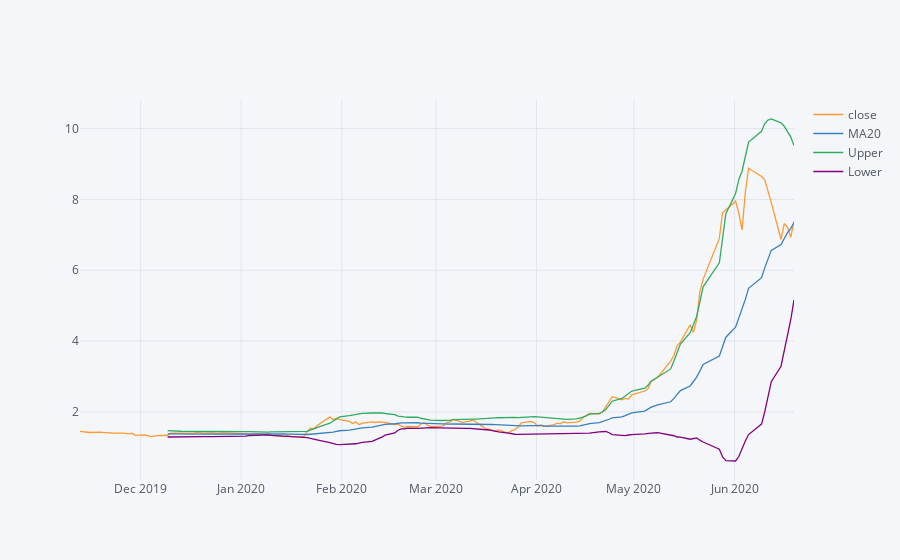

Notebook source saved alongside this figure:
### Code cell
stockprices[['close','MA20','Upper','Lower']].iplot()

### Figure 1 — Plotly figure (JSON) as saved in the notebook; plotly's stock layout.template omitted (floating-point values rounded to 4 significant figures; data arrays with more than 128 entries replaced by an {"elided": "..."} marker saying what was removed)
{"data": [{"line": {"color": "rgba(255, 153, 51, 1.0)", "dash": "solid", "shape": "linear", "width": 1.3}, "mode": "lines", "name": "close", "text": "", "type": "scatter", "x": {"elided": "150 str values"}, "y": {"elided": "150 str values"}}, {"line": {"color": "rgba(55, 128, 191, 1.0)", "dash": "solid", "shape": "linear", "width": 1.3}, "mode": "lines", "name": "MA20", "text": "", "type": "scatter", "x": {"elided": "150 str values"}, "y": {"elided": "150 mixed values"}}, {"line": {"color": "rgba(50, 171, 96, 1.0)", "dash": "solid", "shape": "linear", "width": 1.3}, "mode": "lines", "name": "Upper", "text": "", "type": "scatter", "x": {"elided": "150 str values"}, "y": {"elided": "150 mixed values"}}, {"line": {"color": "rgba(128, 0, 128, 1.0)", "dash": "solid", "shape": "linear", "width": 1.3}, "mode": "lines", "name": "Lower", "text": "", "type": "scatter", "x": {"elided": "150 str values"}, "y": {"elided": "150 mixed values"}}], "layout": {"legend": {"bgcolor": "#F5F6F9", "font": {"color": "#4D5663"}}, "paper_bgcolor": "#F5F6F9", "plot_bgcolor": "#F5F6F9", "title": {"font": {"color": "#4D5663"}}, "xaxis": {"gridcolor": "#E1E5ED", "showgrid": true, "tickfont": {"color": "#4D5663"}, "title": {"font": {"color": "#4D5663"}, "text": ""}, "zerolinecolor": "#E1E5ED"}, "yaxis": {"gridcolor": "#E1E5ED", "showgrid": true, "tickfont": {"color": "#4D5663"}, "title": {"font": {"color": "#4D5663"}, "text": ""}, "zerolinecolor": "#E1E5ED"}}}
